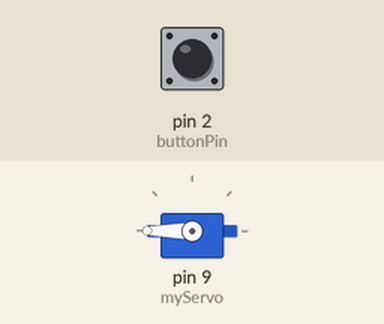
This sketch was run on a simulated Arduino Uno, built with avr-gcc and run on an emulated ATmega328P. On the bench: servo. The test bench sets the inputs (shaded band); at power-on: pin 2 (buttonPin) LOW.

Above: at 1.2 s.
1.3 s: pin 2 (buttonPin) pulled HIGH for 0.15 s
At 1.37 s:
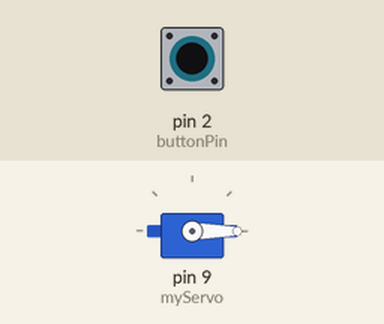
2.9 s: pin 2 (buttonPin) pulled HIGH for 3.2 s
At 7.4 s:
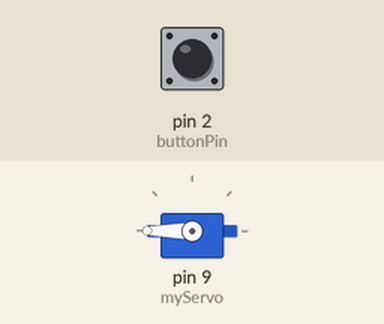
Timing chart, 0 to 8.9 s (numbered marks = the images above; inputs shaded):
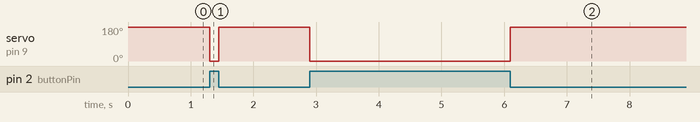

The sketch:

testing_the_AET319_project.ino
```cpp
/*
  AET Tangled Enclosure
  Team Name: Tall Glasses of Water
  Team Members: Breianna, Amarachi, and Steph
  Description: button and servo program
*/

//Servo code library
#include <Servo.h>

//VARIABLES
Servo myServo;
const int buttonPin = 2;
int pos = 180;

void setup() {
  // put your setup code here, to run once:
  myServo.attach(9);
  pinMode(buttonPin, INPUT);
}

void loop() {
  // put your main code here, to run repeatedly:
  //if button is pressed, swivel servo 180 degrees

  if (digitalRead(buttonPin) == HIGH) {
    myServo.write(0);
  } else {
  digitalRead(buttonPin) == HIGH;
    myServo.write(180);
  }
//TODO: Add LED
}
```

Measured:
- after the input at 1.3 s, servo on pin 9 (myServo): 180° → 0° at once, → 180° 0.15 s later
- after the input at 2.9 s, servo on pin 9 (myServo): 180° → 0° at once, → 180° 3.2 s later
